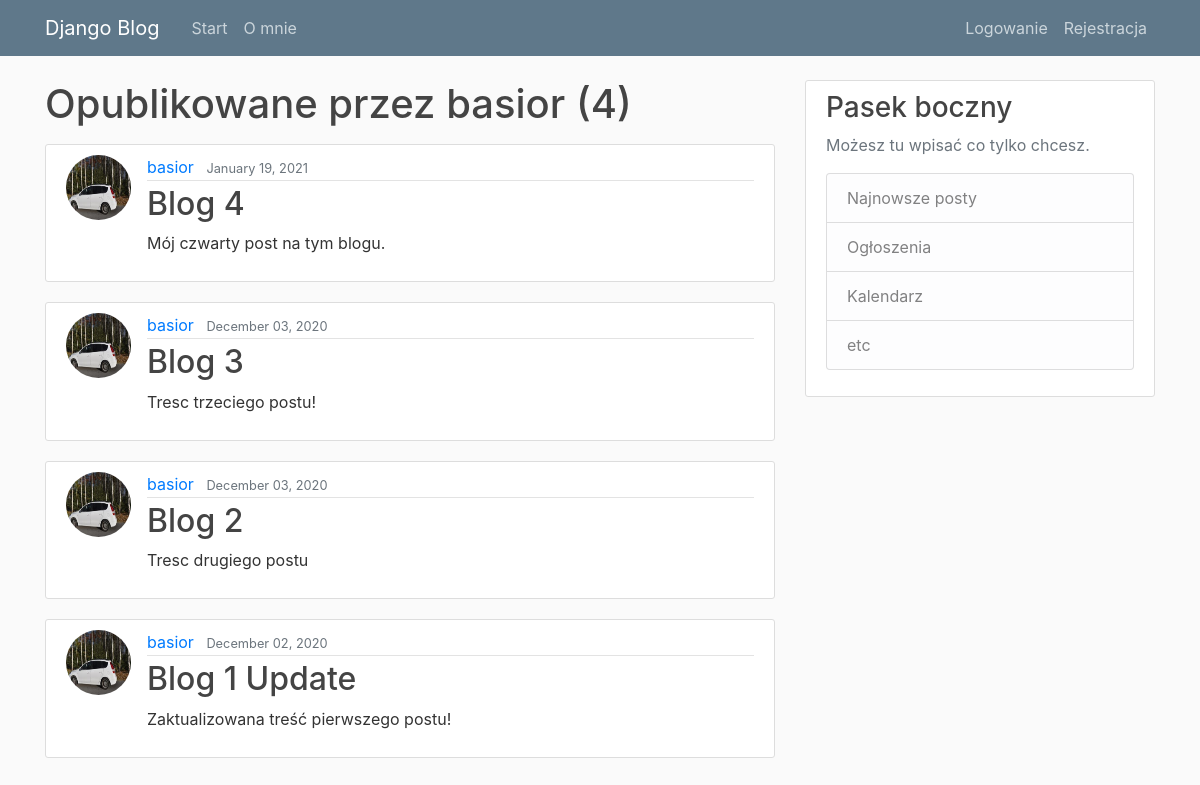
Page /user/basior on the earlier database version.
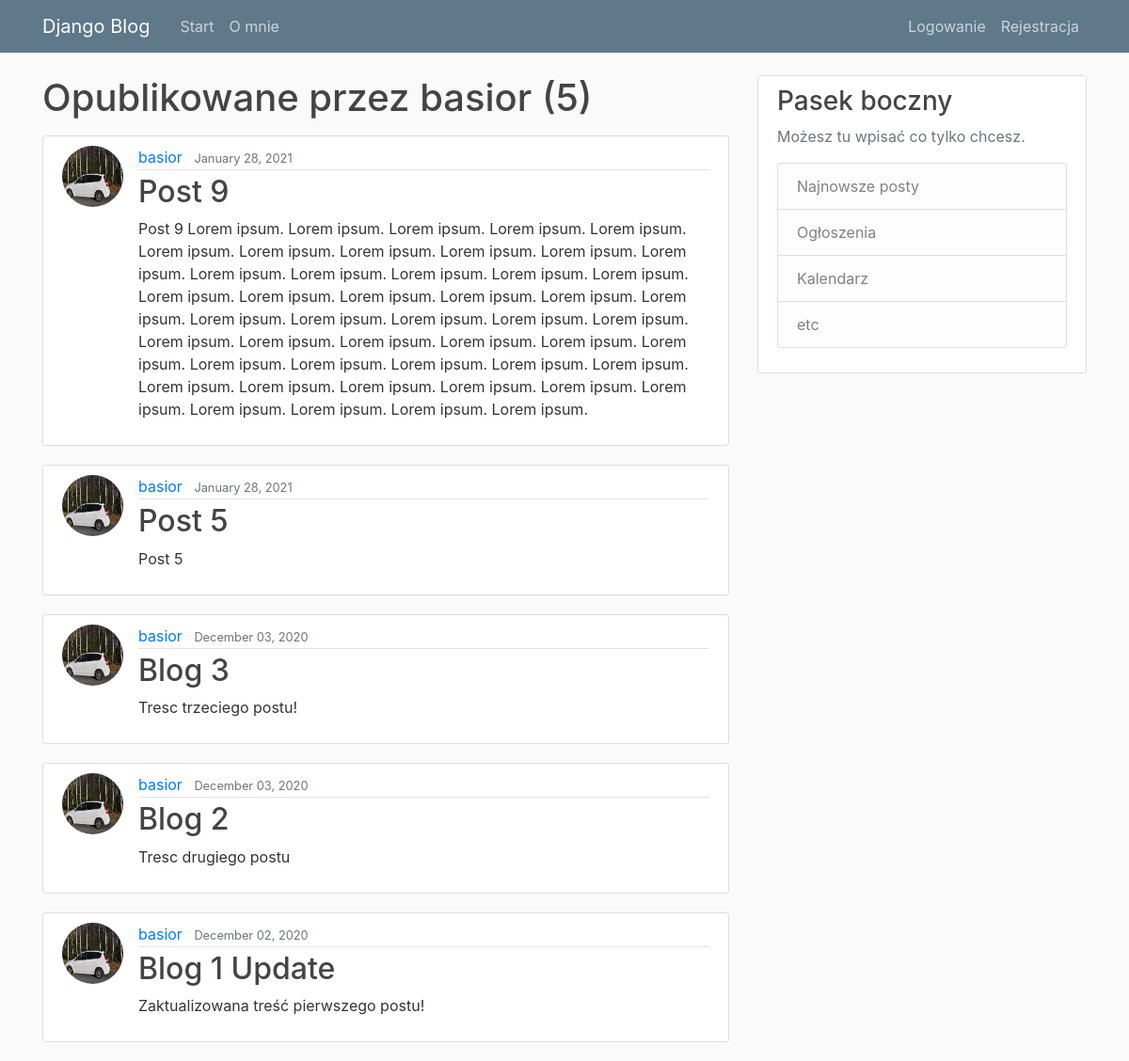
Same page on the later database version.
### blog/models.py (models this page shows, shortened)
class Post(models.Model):
    title = models.CharField(max_length=100)
    content = models.TextField()
    date_posted = models.DateTimeField(default=timezone.now)
    author = models.ForeignKey(User, on_delete=models.CASCADE)

### users/models.py (models this page shows, shortened)
class Profile(models.Model):
    user = models.OneToOneField(User, on_delete=models.CASCADE)
    image = models.ImageField(default='default.jpg', upload_to='profile_pics')

### blog/views.py (the view)
# urls.py: path('user/<str:username>', UserPostListView.as_view(), name='user-posts'),
class UserPostListView(ListView):
    model = Post
    template_name = 'blog/user_posts.html'
    context_object_name = 'posts'
    paginate_by = 5
    def get_queryset(self):
        user = get_object_or_404(User, username=self.kwargs.get('username'))
        return Post.objects.filter(author=user).order_by('-date_posted')

### blog/templates/blog/user_posts.html (shortened to what this page needs)
{% extends "blog/base.html" %}
{% block content %}
    <h1 class="mb-3">Opublikowane przez {{  view.kwargs.username }} ({{  page_obj.paginator.count }})</h1>
    {% for post in posts %}
        <article class="media content-section">
            <img class="rounded-circle article-img" src="{{ post.author.profile.image.url }}">
          <div class="media-body">
            <div class="article-metadata">
              <a class="mr-2" href="{% url 'user-posts'  post.author.username %}">{{ post.author }}</a>
              <small class="text-muted">{{ post.date_posted|date:"F d, Y" }}</small>
            </div>
            <h2><a class="article-title" href="{% url 'post-detail' post.id %}">{{ post.title }}</a></h2>
            <p class="article-content">{{ post.content }}</p>
          </div>
        </article>
    {% endfor %}
{% endblock content %}

### blog/templates/blog/base.html (shortened to what this page needs)
{% load static %}
<html lang="pl">
<head>
    <link rel="stylesheet" href="https://cdn.jsdelivr.net/npm/bootstrap@4.5.3/dist/css/bootstrap.min.css">
    <link rel="stylesheet" type="text/css" href="{% static 'blog/main.css' %}">
</head>
<body>
    <header class="site-header">
      <nav class="navbar navbar-expand-md navbar-dark bg-steel fixed-top">
        <div class="container">
          <a class="navbar-brand mr-4" href="/">Django Blog</a>
          <div class="collapse navbar-collapse" id="navbarToggle">
            <div class="navbar-nav mr-auto">
              <a class="nav-item nav-link" href="{% url 'blog-home' %}">Start</a>
              <a class="nav-item nav-link" href="{% url 'blog-about' %}">O mnie</a>
            </div>
            <div class="navbar-nav">
              {% if user.is_authenticated %}
                <a class="nav-item nav-link" href="{% url 'post-create' %}">Nowy Post</a>
                <a class="nav-item nav-link" href="{% url 'profile' %}">Profil</a>
                <a class="nav-item nav-link" href="{% url 'logout' %}">Wyloguj</a>
              {% else %}
                <a class="nav-item nav-link" href="{% url 'login' %}">Logowanie</a>
                <a class="nav-item nav-link" href="{% url 'register' %}">Rejestracja</a>
              {% endif %}
            </div>
          </div>
        </div>
      </nav>
    </header>
    <main role="main" class="container">
  <div class="row">
    <div class="col-md-8">
      {% block content %}{% endblock %}
    </div>
    <div class="col-md-4">
      <div class="content-section">
        <h3>Pasek boczny</h3>
        <p class='text-muted'>Możesz tu wpisać co tylko chcesz.
          <ul class="list-group">
            <li class="list-group-item list-group-item-light">Najnowsze posty</li>
            <li class="list-group-item list-group-item-light">Ogłoszenia</li>
            <li class="list-group-item list-group-item-light">Kalendarz</li>
            <li class="list-group-item list-group-item-light">etc</li>
          </ul>
        </p>
      </div>
    </div>
  </div>
</main>
</body>
</html>

### blog/static/blog/main.css (style rules this page uses)
body { background: #fafafa; color: #333333; margin-top: 5rem; }
h1, h2, h3, h4, h5, h6 { color: #444444; }
ul { margin: 0; }
.bg-steel { background-color: #5f788a; }
.site-header .navbar-nav .nav-link { color: #cbd5db; }
.content-section { background: #ffffff; padding: 10px 20px; border: 1px solid #dddddd; border-radius: 3px; margin-bottom: 20px; }
.article-title { color: #444444; }
.article-content { white-space: pre-line; }
.article-img { height: 65px; width: 65px; margin-right: 16px; }
.article-metadata { padding-bottom: 1px; margin-bottom: 4px; border-bottom: 1px solid #e3e3e3 }

Differences in the rows shown:
removed Post: author.profile.image (picture), author "basior", date_posted "January 19, 2021", title "Blog 4", content "Mój czwarty post na tym blogu."
added Post: author.profile.image (picture), author "basior", date_posted "January 28, 2021", title "Post 9", content "Post 9 Lorem ipsum. Lorem ipsum. Lorem ipsum. Lorem ipsum. Lorem ipsum. Lorem ipsum. Lorem ipsum. Lorem ipsum. Lorem ipsum. Lorem ipsum. Lorem ipsum. Lorem ipsum. Lorem ipsum. Lorem ipsum. Lorem ipsum. Lorem ipsum. Lorem ipsum. Lorem ipsum. Lorem ipsum. Lorem ipsum. Lorem ipsum. Lorem ipsum. Lorem ipsum. Lorem ipsum. Lorem ipsum. Lorem ipsum. Lorem ipsum. Lorem ipsum. Lorem ipsum. Lorem ipsum. Lorem ipsum. Lorem ipsum. Lorem ipsum. Lorem ipsum. Lorem ipsum. Lorem ipsum. Lorem ipsum. Lorem ipsum. Lorem ipsum. Lorem ipsum. Lorem ipsum. Lorem ipsum. Lorem ipsum. Lorem ipsum. Lorem ipsum. Lorem ipsum. Lorem ipsum. Lorem ipsum."
added Post: author.profile.image (picture), author "basior", date_posted "January 28, 2021", title "Post 5", content "Post 5"
Other differences:
{{ page_obj.paginator.count }}: "4" → "5"
